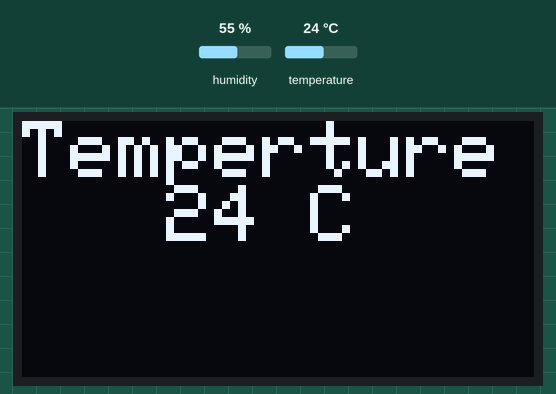
This sketch was run on a simulated Arduino Uno, built with avr-gcc and run on an emulated ATmega328P. Shown: 128×64 one-colour display. Inputs (shaded band) come from the test bench; at power-on: temperature 24 °C, humidity 55 %. What the sketch prints to the serial monitor is not drawn.

Above: at 4.2 s.
4.3 s: temperature set to 12 °C
At 5.9 s:
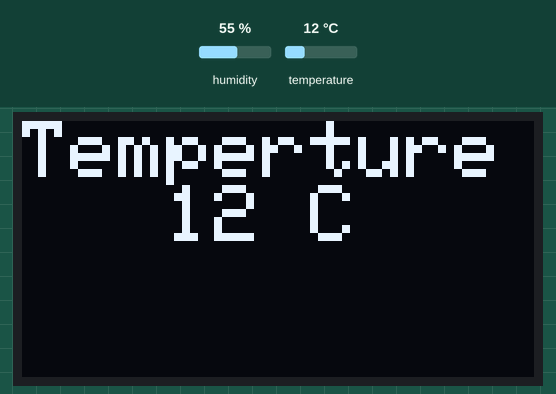
6.6 s: temperature set to 19 °C
At 9.4 s:
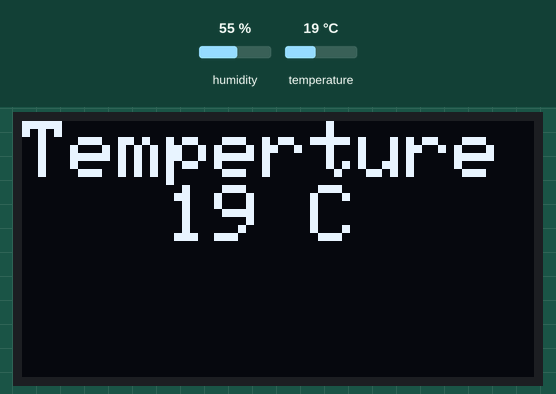
9.7 s: temperature set to 28 °C
At 12.0 s:
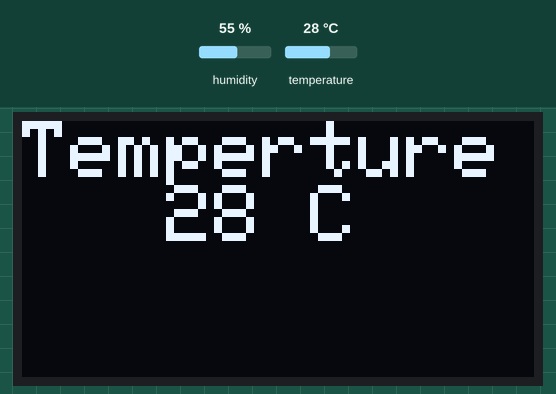
Timing chart, 0 to 13.5 s (numbered marks = the images above; inputs shaded):
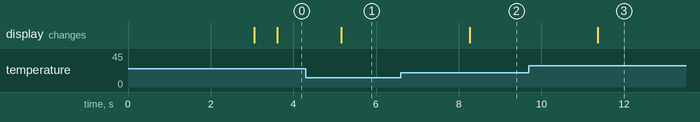

Measured:
- after the input at 4.3 s, the display: changes after 0.86 s (image 1)
- after the input at 6.6 s, the display: changes after 1.7 s (image 2)
- after the input at 9.7 s, the display: changes after 1.7 s (image 3)

The sketch:

dht11_display.ino
```cpp
#include <dht11.h>
#include <Wire.h>
#include <Adafruit_SSD1306.h>
#include <Adafruit_GFX.h>
#define OLED_ADDR   0x3C
#define OLED_RESET 4
Adafruit_SSD1306 display(OLED_RESET);
dht11 DHT11; // create object of DHT11
#define dhtpin 3 // set the pin to connect to DHT11

void setup() {
    Serial.begin(9600);// setting up serial monitor
    Wire.begin();
    delay(3000);
    display.begin(SSD1306_SWITCHCAPVCC, OLED_ADDR);
    display.clearDisplay();
    display.display();
}

void loop() {
  DHT11.read(dhtpin);// initialize the reading
  //code for Robojax.com video
  int humidity = DHT11.humidity;// get humidity
   Serial.print("Temperture");
   Serial.print(getTemp('C'));
   Serial.print("C ");
   Serial.print(" humidity:");
   Serial.print (humidity);
   Serial.println("% ");
   Serial.println();
   delay(500);
  display.clearDisplay();
  display.setTextSize(2);
  display.setTextColor(WHITE);
  display.setCursor(0,0);
  display.print("Temperture   ");
  display.print(getTemp('C'));
  display.print(" C");


  display.display();
  delay(1000);
}
int getTemp(char type) {
    int temp = (float)DHT11.temperature;//get temp

   return temp;
}
```
